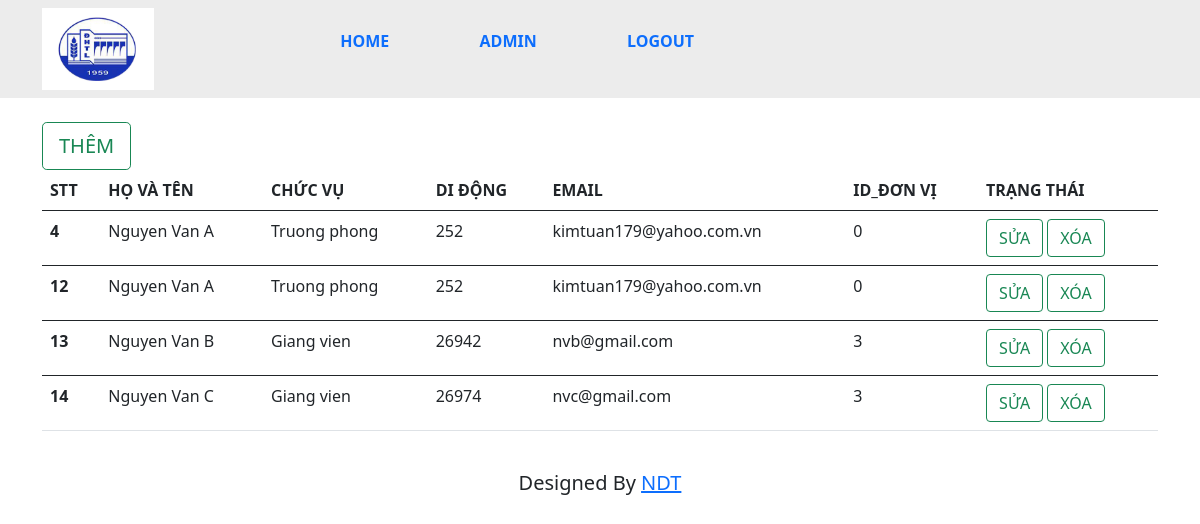
The page /admin/ (signed in) on the database its author committed.
### tables this page shows
CREATE TABLE `tbl_canbo` (
  `id` int(11) NOT NULL,
  `full_name` varchar(255) NOT NULL,
  `chucvu` varchar(255) NOT NULL,
  `didong` int(11) NOT NULL,
  `email` varchar(255) NOT NULL,
  `id_donvi` int(11) NOT NULL
);

### admin/index.php (the view, shortened to what this page needs)
<?php
    include("menu.php");
?>
    <div class="admin">
    <div class="container">
        <a href="add.php" class="btn  btn-outline-success btn-lg" >THÊM</a>
        <table class="table">
            <thead>
                <tr>
                <th scope="col">STT</th>
                <th scope="col">HỌ VÀ TÊN</th>
                <th scope="col">CHỨC VỤ</th>
                <th scope="col">DI ĐỘNG</th>
				<th scope="col">EMAIL</th>
				<th scope="col">ID_ĐƠN VỊ</th>
				<th scope="col">TRẠNG THÁI</th>
                </tr>
            </thead>
			<?php
				$conn = mysqli_connect('localhost','root','','ql_danhba','3306');
				$sql ="SELECT *FROM tbl_canbo";
				$result = mysqli_query($conn, $sql);
				if(mysqli_num_rows($result)>0){
						while($rows =mysqli_fetch_assoc($result))
						{
							$id =$rows['id'];
							$name =$rows['full_name'];
							$chucvu = $rows['chucvu'];
							$didong = $rows['didong'];
							$email = $rows['email'];
							$donvi = $rows['id_donvi'];
							?>
								<tbody>
								<tr>
								<th scope="row"><?php echo $id; ?></th>
								<td><?php echo $name; ?></td>
								<td><?php echo $chucvu; ?></td>
								<td><?php echo $didong; ?></td>
								<td><?php echo $email; ?></td>
								<td><?php echo $donvi; ?></td>
								<td>
									<a href="http://localhost/QL_Danhba/admin/update.php?id=<?php echo $id; ?>" class="btn  btn-outline-success "> SỬA</a>
									<a href="http://localhost/QL_Danhba/admin/delete.php?id=<?php echo $id; ?>" class="btn  btn-outline-success "> XÓA</a>
								</td>
								</tr>
								</tbody>
							<?php
						}
					}
			?>
        </table>
    </div>
    </div>
<?php
    include("footer.php");
?>

### admin/menu.php (shortened to what this page needs)
<!DOCTYPE html>
<html lang="en">
<head>
    <link href="https://cdn.jsdelivr.net/npm/bootstrap@5.1.0/dist/css/bootstrap.min.css" rel="stylesheet">
    <link rel="stylesheet" href="../css/admin.css">
</head>
<body>
    <section class="navbar">
        <div class="container">
            <div class="logo">
                <img src="../images/truongdaihocthuyloi.jpg" alt="ThuyLoi Logo" class="img-responsive">
            </div>
            <div class="menu">
                <ul>
                    <li>
                        <a href="../index.php" class="text-decoration-none">HOME</a>
                    </li>
                    <li>
                        <a href="index.php" class="text-decoration-none">ADMIN</a>
                    </li>
                    <li>
                        <a href="logout.php" class="text-decoration-none">LOGOUT</a>
                    </li>
                </ul>
            </div>
        </div>
    </section>

### admin/footer.php
<section class="footer">
        <div class="container text-center">
            <h5> Designed By <a href="#">NDT</a> </h5>
        </div>
     </section>
</body>
</html>

### css/admin.css (style rules this page uses)
.logo { width: 10%; }
.menu { line-height: 60px; width: 80%; }
.navbar { background-color: #ececec; }
.menu ul li { display: inline; padding: 5%; font-weight: bold; }
.img-responsive { width: 100%; }
.admin { padding: 2%; }

### rows shown on the page
tbl_canbo: id "4", full_name "Nguyen Van A", chucvu "Truong phong", didong "252", email "kimtuan179@yahoo.com.vn", id_donvi "0"
tbl_canbo: id "12", full_name "Nguyen Van A", chucvu "Truong phong", didong "252", email "kimtuan179@yahoo.com.vn", id_donvi "0"
tbl_canbo: id "13", full_name "Nguyen Van B", chucvu "Giang vien", didong "26942", email "nvb@gmail.com", id_donvi "3"
tbl_canbo: id "14", full_name "Nguyen Van C", chucvu "Giang vien", didong "26974", email "nvc@gmail.com", id_donvi "3"
